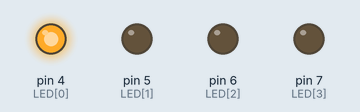
Simulated run of this sketch. Board: Arduino Uno, built with avr-gcc and run on an emulated ATmega328P. Shown: output pins drawn as LEDs (lit = HIGH).

Above: at 0.5 s.
At 2.5 s:
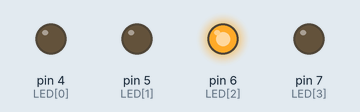
At 3.5 s:
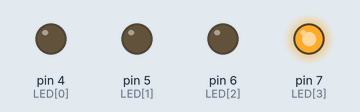
At 5.5 s:
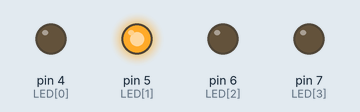
Timing chart, 0 to 7.8 s (numbered marks = the images above):
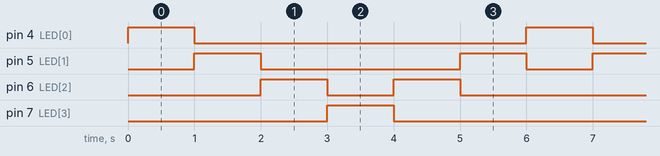

Measured:
- by itself, pin 4 (LED[0]), pin 7 (LED[3]): alternates HIGH for 1.0 s and LOW for 5.0 s
- by itself, pin 5 (LED[1]): repeats every 6.0 s: LOW 3.0 s, HIGH 1.0 s, LOW 1.0 s, HIGH 1.0 s
- by itself, pin 6 (LED[2]): repeats every 6.0 s: LOW 1.0 s, HIGH 1.0 s, LOW 3.0 s, HIGH 1.0 s

The sketch:

ayaQ2_modified.ino
```cpp
int LED[] ={4,5,6,7};

void setup() {
  // put your setup code here, to run once:
  pinMode (LED[0] ,OUTPUT);  pinMode (LED[1] ,OUTPUT);
  pinMode (LED[2] ,OUTPUT);   pinMode(LED[3] ,OUTPUT);
}

void loop() {
  // put your main code here, to run repeatedly:
   for (int i=0 ; i<4; i++){
    if(i==3){
      for ( int m=3;m>0;m--){
        digitalWrite (LED[m],HIGH);
        delay (1000);
        digitalWrite(LED[m],LOW);

        }
      }
      else{
    digitalWrite (LED[i],HIGH);
    delay(1000);
    digitalWrite (LED[i],LOW);

    }}
}
```
